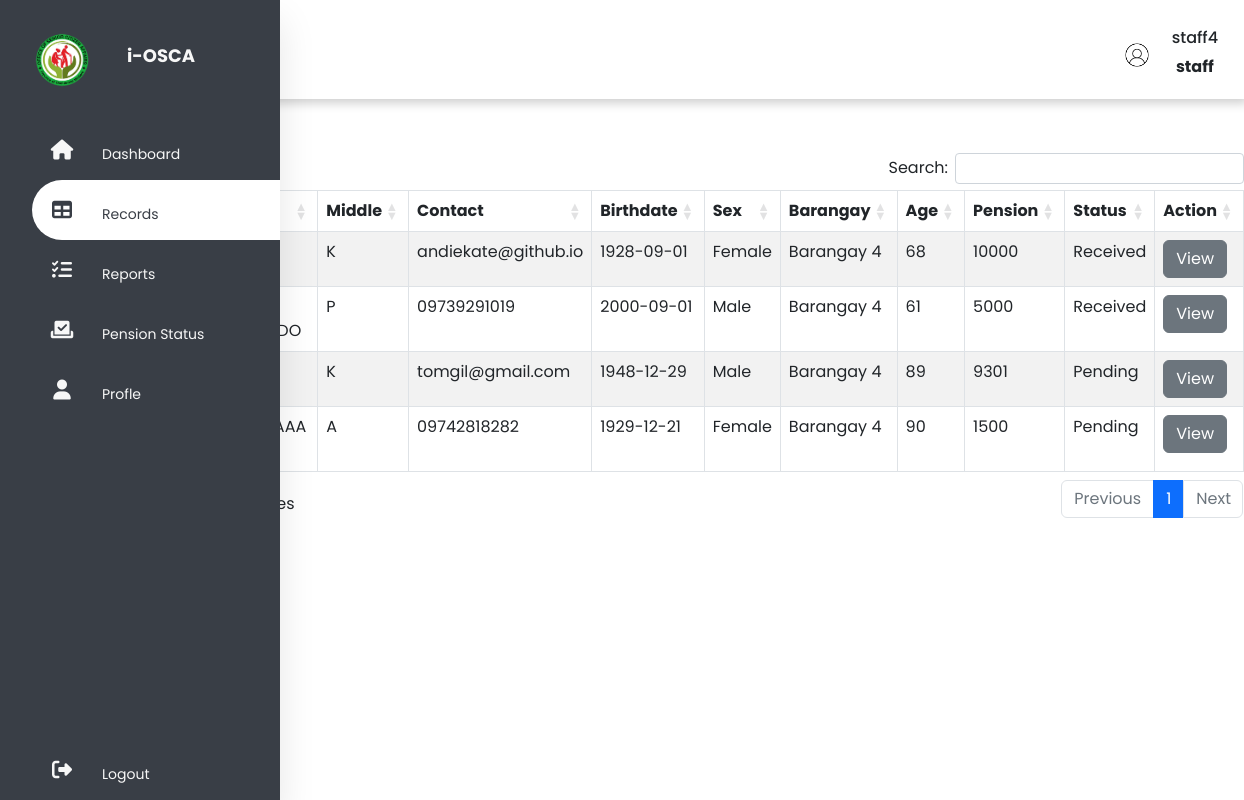
The page /records.php (signed in) on the database its author committed.
### tables this page shows
CREATE TABLE `tbl_records` (
  `id` int(11) NOT NULL,
  `fx_id` varchar(50) NOT NULL,
  `fx_firstname` varchar(50) NOT NULL,
  `fx_lastname` varchar(50) NOT NULL,
  `fx_middlename` varchar(50) NOT NULL,
  `fx_contact` varchar(150) NOT NULL,
  `fd_birthdate` date NOT NULL,
  `fx_gender` varchar(50) NOT NULL,
  `fx_barangay` varchar(150) NOT NULL,
  `fn_age` int(3) NOT NULL,
  `fn_pension` bigint(50) NOT NULL,
  `fn_status` varchar(50) NOT NULL,
  `life_status` varchar(150) NOT NULL,
  `fd_pension` date NOT NULL
);

### records.php (the view, shortened to what this page needs)
<?php
include('conn/connection.php');
$brgy = array("Barangay 1", "Barangay 2", "Barangay 3", "Barangay 4", "Barangay 5", "Barangay 6", "Barangay 7", "Barangay 8", "Balansay"
,"Fatima", "Payompon", "San Luis (Ligang)", "Talabaan", "Tangkalan", "Tayamaan");
if($_SESSION['fx_street'] == $brgy[0]){
    $records = $conn->query("SELECT * FROM tbl_records WHERE fx_barangay = '$brgy[0]'");
}elseif($_SESSION['fx_street'] == $brgy[1]){
    $records = $conn->query("SELECT * FROM tbl_records WHERE fx_barangay = '$brgy[1]'");
}elseif($_SESSION['fx_street'] == $brgy[2]){
    $records = $conn->query("SELECT * FROM tbl_records WHERE fx_barangay = '$brgy[2]'");
}elseif($_SESSION['fx_street'] == $brgy[3]){
    $records = $conn->query("SELECT * FROM tbl_records WHERE fx_barangay = '$brgy[3]'");
}elseif($_SESSION['fx_street'] == $brgy[4]){
    $records = $conn->query("SELECT * FROM tbl_records WHERE fx_barangay = '$brgy[4]'");
}elseif($_SESSION['fx_street'] == $brgy[5]){
    $records = $conn->query("SELECT * FROM tbl_records WHERE fx_barangay = '$brgy[5]'");
}elseif($_SESSION['fx_street'] == $brgy[6]){
    $records = $conn->query("SELECT * FROM tbl_records WHERE fx_barangay = '$brgy[6]'");
}elseif($_SESSION['fx_street'] == $brgy[7]){
    $records = $conn->query("SELECT * FROM tbl_records WHERE fx_barangay = '$brgy[7]'");
}elseif($_SESSION['fx_street'] == $brgy[8]){
    $records = $conn->query("SELECT * FROM tbl_records WHERE fx_barangay = '$brgy[8]'");
}elseif($_SESSION['fx_street'] == $brgy[9]){
    $records = $conn->query("SELECT * FROM tbl_records WHERE fx_barangay = '$brgy[9]'");
}elseif($_SESSION['fx_street'] == $brgy[10]){
    $records = $conn->query("SELECT * FROM tbl_records WHERE fx_barangay = '$brgy[10]'");
}elseif($_SESSION['fx_street'] == $brgy[11]){
    $records = $conn->query("SELECT * FROM tbl_records WHERE fx_barangay = '$brgy[11]'");
}elseif($_SESSION['fx_street'] == $brgy[12]){
    $records = $conn->query("SELECT * FROM tbl_records WHERE fx_barangay = '$brgy[12]'");
}elseif($_SESSION['fx_street'] == $brgy[13]){
    $records = $conn->query("SELECT * FROM tbl_records WHERE fx_barangay = '$brgy[13]'");
}elseif($_SESSION['fx_street'] == $brgy[14]){
    $records = $conn->query("SELECT * FROM tbl_records WHERE fx_barangay = '$brgy[14]'");
}else{
$records = $conn->query("SELECT * FROM tbl_records");
}
if (isset($_SESSION['user_id']) && isset($_SESSION['user_name'])) {
?>
<!DOCTYPE html>
<html lang="en">
<head>
    <link rel="stylesheet" href="https://cdnjs.cloudflare.com/ajax/libs/font-awesome/6.2.0/css/all.min.css">
    <link rel="stylesheet" href="css/bootstrap.min.css">
    <link rel="stylesheet" type="text/css" href="css/dataTables.bootstrap5.min.css">
    <link rel="stylesheet" type="text/css" href="css/g_style.css">
    <link rel="stylesheet" type="text/css" href="css/records_style.css">
</head>
<body>
    <nav class="side-nav">
        <ul>
            <li>
                <a href="#" class="logo">
                    <img src="media/header.png" alt="logo">
                    <span class="nav-item">i-OSCA</span>
                </a>
            </li>
            <li><a href="dashboard" id="nav-list">
                    <i class="fas fa-home"></i>
                    <span class="nav-item">Dashboard</span>
                </a></li>
            <li><a href="#" class="active" id="nav-list">
                    <i class="fas fa-table"></i>
                    <span class="nav-item">Records</span>
                </a></li>
            <li><a href="reports" id="nav-list">
                    <i class="fas fa-tasks"></i>
                    <span class="nav-item">Reports</span>
                </a></li>
            <li><a href="status" id="nav-list">
                    <i class="fas fa-check-to-slot"></i>
                    <span class="nav-item">Pension Status</span>
                </a></li>
            <li><a href="profile" id="nav-list">
                    <i class="fas fa-user"></i>
                    <span class="nav-item">Profle</span>
                </a></li>
            <li><a href="function/logout" class="logout" id="nav-list">
                    <i class="fas fa-sign-out-alt"></i>
                    <span class="nav-item">Logout</span>
                </a></li>
        </ul>
    </nav>
    <div class="main-content">
        <header>
            <div class="header-title">
                <h2>
                    <label for="">
                </h2>
            </div>
            <div class="user-wrapper">
                <img src="./image/<?php echo $_SESSION['fm_img']; ?>" class="user_img" alt="user">
                <div>
                    <h6><span class="nav-item"><?php echo $_SESSION['user_name']; ?></span></h6>
                    <p><span class="nav-item"><?php echo $_SESSION['user_level']; ?></span></p>
                </div>
            </div>
        </header>
        <div class="d-flex">
            <div class="p-2 me-auto">
                <button type="submit" name="export" id="export"
                    class="export btn btn-primary justify-content-end"><span></span> Export Excel
                </button>
            </div>
            <div class="p-2 ms-auto">
            </div>
        </div>
        <div class="table-div t-1" id="container">
            <table id="datatable" class="table table-striped table-bordered">
                <thead>
                    <tr>
                        <th scope="col">ID</th>
                        <th scope="col">First</th>
                        <th scope="col">Last</th>
                        <th scope="col" class="d-none d-sm-table-cell">Middle</th>
                        <th scope="col" class="d-none d-sm-table-cell">Contact</th>
                        <th scope="col" class="d-none d-sm-table-cell">Birthdate</th>
                        <th scope="col" class="d-none d-sm-table-cell">Sex</th>
                        <th scope="col" class="d-none d-sm-table-cell">Barangay</th>
                        <th scope="col" class="d-none d-sm-table-cell">Age</th>
                        <th scope="col" class="d-none d-sm-table-cell">Pension</th>
                        <th scope="col" class="d-none d-sm-table-cell">Status</th>
                        <th scope="col" class="noExl">Action</th>
                    </tr>
                </thead>
                <tbody>
                    <?php foreach($records as $row) :  ?>
                    <tr>
                        <td id="sid"> <?php echo $row['fx_id']; ?> </td>
                        <td> <?php echo $row['fx_firstname']; ?> </td>
                        <td> <?php echo $row['fx_lastname']; ?> </td>
                        <td class="d-none d-sm-table-cell"> <?php echo $row['fx_middlename']; ?> </td>
                        <td class="d-none d-sm-table-cell"> <?php echo $row['fx_contact']; ?> </td>
                        <td class="d-none d-sm-table-cell"> <?php echo $row['fd_birthdate']; ?> </td>
                        <td class="d-none d-sm-table-cell"> <?php echo $row['fx_gender']; ?> </td>
                        <td class="d-none d-sm-table-cell"> <?php echo $row['fx_barangay']; ?> </td>
                        <td class="d-none d-sm-table-cell"> <?php echo $row['fn_age']; ?> </td>
                        <td class="d-none d-sm-table-cell"> <?php echo $row['fn_pension']; ?> </td>
                        <td class="d-none d-sm-table-cell"> <?php echo $row['fn_status']; ?> </td>
                        <td> <button id='<?php echo $row['fx_id']; ?>' class="view btn btn-secondary noExl"
                                style="width: auto;">View</button></td>
                    </tr>
                    <?php endforeach; ?>
                </tbody>
            </table>
        </div>
</body>
</html>
<?php
}else{
    header("Location: index");
    exit();
}
?>

### css/g_style.css (style rules this page uses)
:root { --main-color:#393E46; --secondary-color: #6D9886; --next-color: #F2E7D5; --last-color: #F7F7F7; --gray: #808080; }
* { margin: 0; padding: 0; outline: none; border: none; list-style: none; box-sizing: border-box; text-decoration: none; font-family: "Poppins", sans-serif; }
body { background: #fff; }
.side-nav { position: fixed; top: 0; bottom: 0; height: 100%; background: var(--main-color); width: 90px; z-index: 999; overflow: hidden; transition: width 0.2s linear; box-shadow: 0 20px 35px rgba(0, 0, 0, 0.1); }
.logo { text-align: center; display: flex; transition: all 0.5s ease; margin: 20px 0 20px -10px; }
.logo img { width: 60px; height: 60px; border-radius: 50%; }
.logo span { font-weight: bold; padding-left: 15px; font-size: 18px; }
a { position: relative; color: rgb(85, 83, 83); font-size: 14px; text-decoration: none; color: var(--last-color); display: table; width: 300px; padding: 10px; }
li i { position: relative; width: 40px; height: 40px; top: 10px; color: var(--last-color); font-size: 20px; text-align: center; }
.nav-item { position: relative; top: 12px; margin-left: 20px; }
li a.active { background: #fff; color: var(--main-color); border-radius: 30px 0 0 30px; }
a.active i { color: var(--main-color); }
.logout { position: absolute; bottom: 0; }
.main-content { padding: 0 0 0 90px; }
header { display: flex; justify-content: space-between; padding: 1rem; width: 100%; box-shadow: 4px 4px 10px rgba(0, 0, 0, 0.2); }
.header-title { transform: translateY(25%); }
.user-wrapper { display: flex; margin-right: 10px; align-items: center; }
.user_img { border-radius: 50%; width : 30px; height:30px; }
.user-wrapper div p { text-align: center; font-weight: bold; }
.user-wrapper img { margin-top: 10px; }

### css/records_style.css (style rules this page uses)
:root { --main-color: #393E46; --secondary-color: #6D9886; --next-color: #F2E7D5; --last-color: #F7F7F7; --gray: #808080; }

### rows shown on the page
tbl_records: fx_middlename "P", fx_contact "09739291019", fd_birthdate "2000-09-01", fx_gender "Male", fx_barangay "Barangay 4", fn_age "61", fn_pension "5000", fn_status "Received"
tbl_records: fx_middlename "K", fx_contact "tomgil@gmail.com", fd_birthdate "1948-12-29", fx_gender "Male", fx_barangay "Barangay 4", fn_age "89", fn_pension "9301", fn_status "Pending"
tbl_records: fx_middlename "K", fx_contact "andiekate@github.io", fd_birthdate "1928-09-01", fx_gender "Female", fx_barangay "Barangay 4", fn_age "68", fn_pension "10000", fn_status "Received"
tbl_records: fx_middlename "A", fx_contact "09742818282", fd_birthdate "1929-12-21", fx_gender "Female", fx_barangay "Barangay 4", fn_age "90", fn_pension "1500", fn_status "Pending"

### other values the page prints
$_SESSION['user_name'] "staff4"
$_SESSION['user_level'] "staff"
